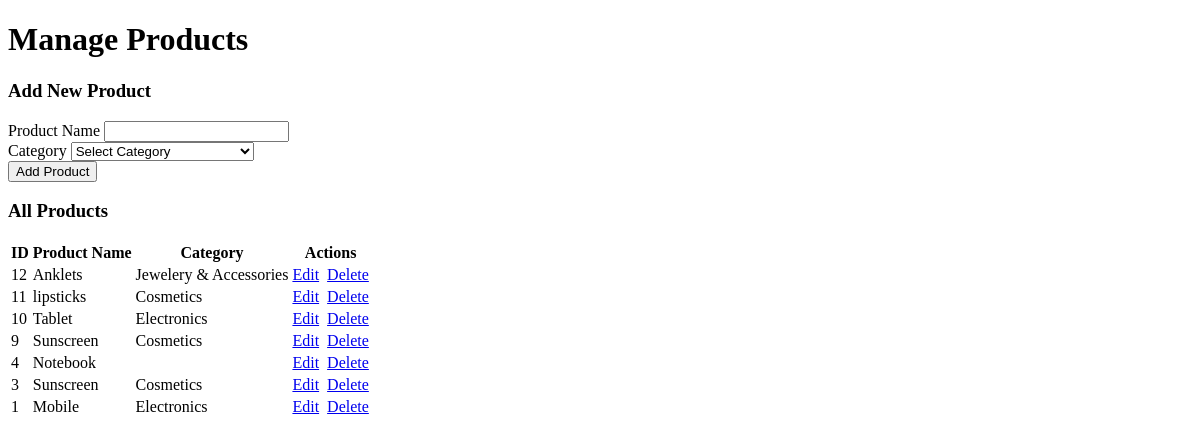
The app's page /pos/pages/product/product.php, older data.
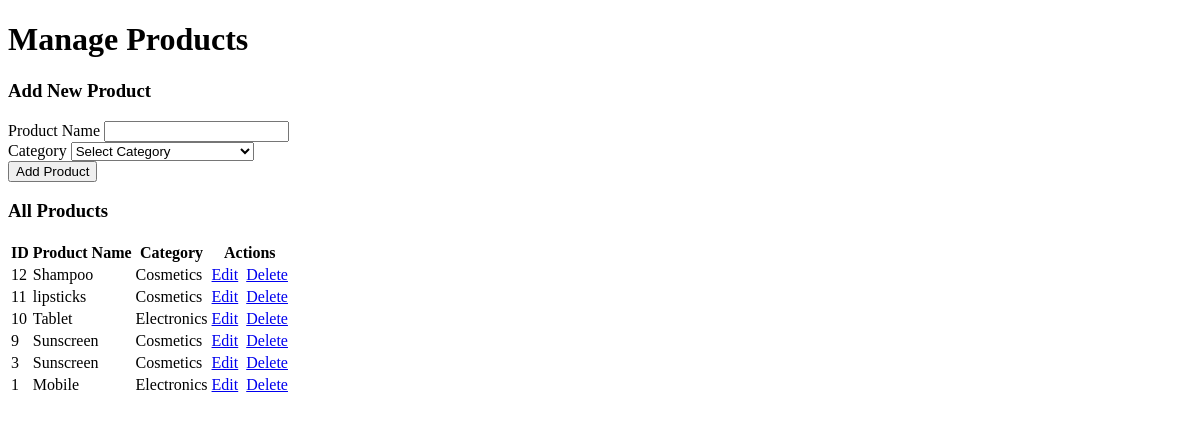
The same page, newer data.
### tables this page shows
CREATE TABLE `products` (
  `id` int(11) NOT NULL,
  `product_name` varchar(255) NOT NULL,
  `category_id` int(11) NOT NULL
);

CREATE TABLE `categories` (
  `id` int(11) NOT NULL,
  `category_name` varchar(180) NOT NULL,
  `parent_id` int(11) DEFAULT NULL
);

### pos/pages/product/product.php (the view, shortened to what this page needs)
<?php
include_once __DIR__ . '/../../config.php';
$sql_products = "
    SELECT
        p.id,
        p.product_name,
        c.category_name
    FROM products AS p
    LEFT JOIN categories AS c ON p.category_id = c.id
    ORDER BY p.id DESC
";
$result_products = $conn->query($sql_products);
$products = [];
if ($result_products && $result_products->num_rows > 0) {
    while ($row = $result_products->fetch_assoc()) {
        $products[] = $row;
    }
}
?>
<!DOCTYPE html>
<html lang="en">
<head>
</head>
<body>
<div class="container-fluid">
    <div class="row mb-3">
        <div class="col-md-6">
            <h1 class="m-0">Manage Products</h1>
        </div>
    </div>
    <div class="card mb-4">
        <div class="card-header">
            <h3 class="card-title">Add New Product</h3>
        </div>
        <div class="card-body">
            <form method="POST">
                <div class="row">
                    <div class="col-md-6">
                        <div class="form-group mb-3">
                            <label for="product_name">Product Name</label>
                            <input type="text" name="product_name" id="product_name" class="form-control" required>
                        </div>
                    </div>
                    <div class="col-md-6">
                        <div class="form-group mb-3">
                            <label for="category_id">Category</label>
                            <select name="category_id" id="category_id" class="form-control" required>
                                <option value="">Select Category</option>
                            </select>
                        </div>
                    </div>
                </div>
                <button type="submit" name="add_product" class="btn btn-primary btn-block">Add Product</button>
            </form>
        </div>
    </div>
    <div class="card">
        <div class="card-header">
            <h3 class="card-title">All Products</h3>
        </div>
        <div class="card-body">
            <div class="table-responsive">
                <table id="productsTable" class="table table-bordered table-striped">
                    <thead>
                        <tr>
                            <th class="text-center">ID</th>
                            <th class="text-center">Product Name</th>
                            <th class="text-center">Category</th>
                            <th class="text-center">Actions</th>
                        </tr>
                    </thead>
                    <tbody>
                        <?php if (!empty($products)): ?>
                            <?php foreach ($products as $product): ?>
                                <tr>
                                    <td class="text-center"><?php echo htmlspecialchars($product['id']); ?></td>
                                    <td class="text-center"><?php echo htmlspecialchars($product['product_name']); ?></td>
                                    <td class="text-center"><?php echo htmlspecialchars($product['category_name']); ?></td>
                                    <td class="d-flex justify-content-center">
                                        <a href="home.php?page=11&id=<?php echo htmlspecialchars($product['id']); ?>" class="btn btn-sm btn-info">Edit</a>&nbsp;
                                        <a href="home.php?page=9&delete_id=<?php echo htmlspecialchars($product['id']); ?>" class="btn btn-sm btn-danger" onclick="return confirm('Are you sure you want to delete this product?');">Delete</a>
                                    </td>
                                </tr>
                            <?php endforeach; ?>
                        <?php else: ?>
                            <tr>
                                <td colspan="4" class="text-center">No products found.</td>
                            </tr>
                        <?php endif; ?>
                    </tbody>
                </table>
            </div>
        </div>
    </div>
</div>
</body>
</html>

Row changes from the older to the newer data that the page shows:
removed products: id "4", product_name "Notebook"
changed products id 12: product_name "Anklets" → "Shampoo"; category.category_name "Jewelery & Accessories" → "Cosmetics"
